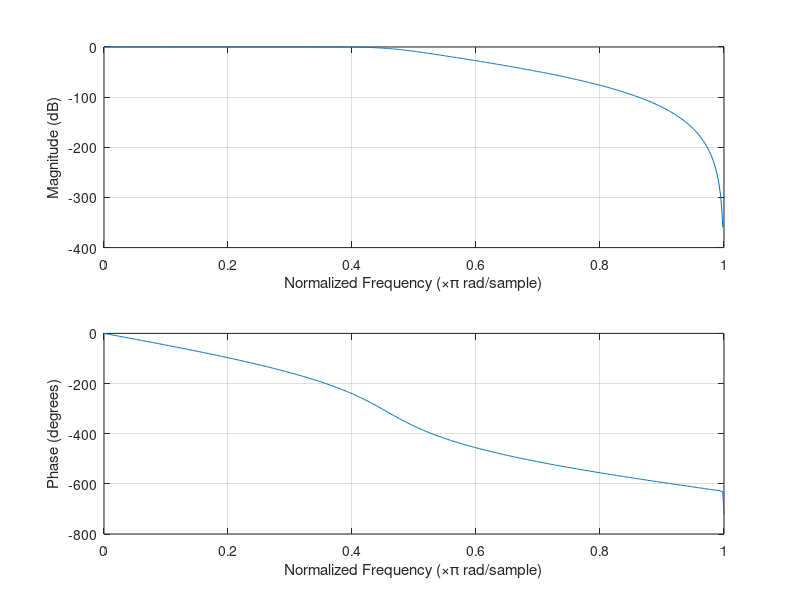

The MATLAB script that drew this image:
clear;

% 采样频率
Fs = 15;
% 数字滤波器的通带截止频率
fp = 3;
% 数字滤波器的阻带截止频率
fs = 5;
% 通带波纹系数
rp = 0.3;
% 阻带波纹系数
rs = 40;
ws = fs/(Fs/2);
wp = fp/(Fs/2);
[n,wn] = buttord(wp,ws,rp,rs);
[b,a] = butter(n,wn);
freqz(b,a)
% [H, W] = freqz(b,a);
% dbH = 20 * log10(abs(H)/max(abs(H)));
% plot(W/2/pi*Fs, dbH, 'k');